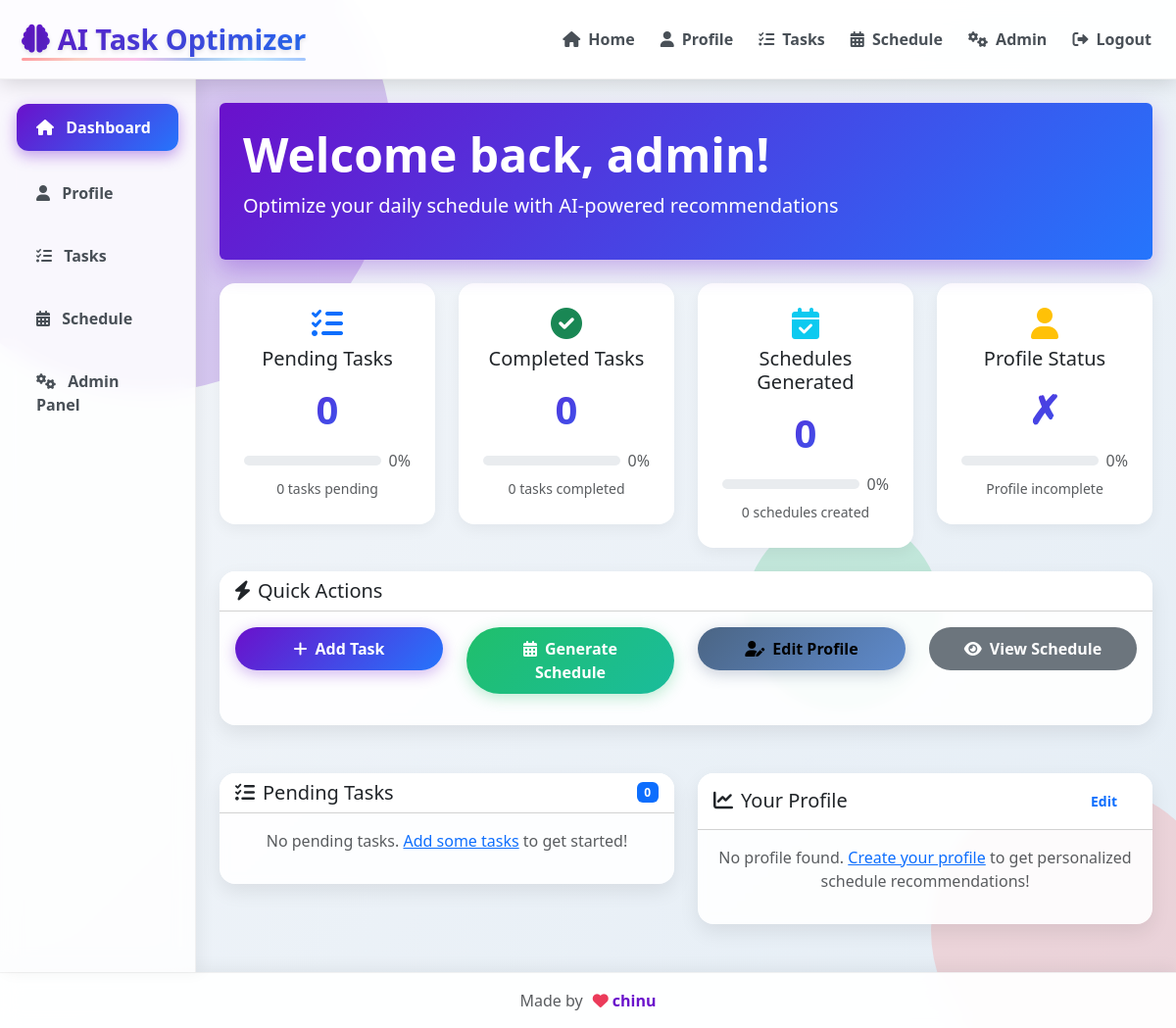
Screenshot of / (signed in) with the database file from the repository.
### models.py (models this page shows, shortened)
class User(UserMixin, db.Model):
    id = db.Column(db.Integer, primary_key=True)
    username = db.Column(db.String(80), unique=True, nullable=False)
    email = db.Column(db.String(120), unique=True, nullable=False)
    password_hash = db.Column(db.String(120), nullable=False)
    is_admin = db.Column(db.Boolean, default=False)
    created_at = db.Column(db.DateTime, default=datetime.utcnow)
    name = db.Column(db.String(100))
    role = db.Column(db.String(50))
    schedule_days = db.Column(db.Integer)
    peak_energy = db.Column(db.String(20))
    study_preference = db.Column(db.String(50))
    family_time = db.Column(db.String(50))
    workout_preference = db.Column(db.String(20))
    workout_impact = db.Column(db.String(20))
    main_goals = db.Column(db.Text)
    sleep_schedule = db.Column(db.JSON)
    weekly_schedule = db.Column(db.JSON)
    tasks = db.relationship('Task', backref='user', lazy=True)
    schedules = db.relationship('Schedule', backref='user', lazy=True)

### app.py (the view)
@app.route('/')
@login_required
def index():
    pending_tasks = Task.query.filter_by(user_id=current_user.id, status='pending').all()
    completed_tasks = Task.query.filter_by(user_id=current_user.id, status='completed').all()
    schedules = Schedule.query.filter_by(user_id=current_user.id).all()
    tasks_data = {
        'pending': pending_tasks,
        'completed': completed_tasks,
        'schedules': {str(schedule.date): schedule.schedule_data for schedule in schedules}
    }
    return render_template('index.html', profile=current_user, tasks=tasks_data)

### app.py (called while the page is built)
@login_manager.user_loader
def load_user(id):
    return User.query.get(int(id))

### templates/index.html (shortened to what this page needs)
{% extends "base.html" %}
{% block content %}
<div class="container-fluid py-4">
    <div class="row mb-4">
        <div class="col-12">
            <div class="header-gradient p-4 rounded fade-in">
                <h1 class="display-5 fw-bold">Welcome back, {{ profile.name or profile.username or 'User' }}!</h1>
                <p class="lead">Optimize your daily schedule with AI-powered recommendations</p>
            </div>
        </div>
    </div>
    <div class="row mb-4">
        {% set total_tasks = (tasks.pending|length + tasks.completed|length) %}
        <div class="col-md-3 slide-in-left">
            <div class="stat-card">
                <div class="card-body text-center">
                    <i class="fas fa-tasks fa-2x text-primary mb-2"></i>
                    <h5 class="card-title">Pending Tasks</h5>
                    <div class="stat-number">{{ tasks.pending|length }}</div>
                    {% set pending_pct = (total_tasks and ((tasks.pending|length / total_tasks) * 100) or 0) | int %}
                    <div class="d-flex align-items-center mt-2">
                        <div class="progress flex-grow-1" aria-valuemin="0" aria-valuemax="100" aria-valuenow="{{ pending_pct }}">
                        </div>
                        <span class="ms-2 text-muted">{{ pending_pct }}%</span>
                    </div>
                    <div class="mt-1">
                        <small class="text-muted">{{ tasks.pending|length }} tasks pending</small>
                    </div>
                </div>
            </div>
        </div>
        <div class="col-md-3 slide-in-left">
            <div class="stat-card">
                <div class="card-body text-center">
                    <i class="fas fa-check-circle fa-2x text-success mb-2"></i>
                    <h5 class="card-title">Completed Tasks</h5>
                    <div class="stat-number">{{ tasks.completed|length }}</div>
                    {% set completed_pct = (total_tasks and ((tasks.completed|length / total_tasks) * 100) or 0) | int %}
                    <div class="d-flex align-items-center mt-2">
                        <div class="progress flex-grow-1" aria-valuemin="0" aria-valuemax="100" aria-valuenow="{{ completed_pct }}">
                        </div>
                        <span class="ms-2 text-muted">{{ completed_pct }}%</span>
                    </div>
                    <div class="mt-1">
                        <small class="text-muted">{{ tasks.completed|length }} tasks completed</small>
                    </div>
                </div>
            </div>
        </div>
        <div class="col-md-3 slide-in-right">
            <div class="stat-card">
                <div class="card-body text-center">
                    <i class="fas fa-calendar-check fa-2x text-info mb-2"></i>
                    <h5 class="card-title">Schedules Generated</h5>
                    <div class="stat-number">{{ tasks.schedules|length }}</div>
                    {% set schedules_pct = ((tasks.schedules|length * 10) if tasks.schedules else 0) %}
                    {% set schedules_pct = schedules_pct if schedules_pct < 100 else 100 %}
                    <div class="d-flex align-items-center mt-2">
                        <div class="progress flex-grow-1" aria-valuemin="0" aria-valuemax="100" aria-valuenow="{{ schedules_pct }}">
                        </div>
                        <span class="ms-2 text-muted">{{ schedules_pct }}%</span>
                    </div>
                    <div class="mt-1">
                        <small class="text-muted">{{ tasks.schedules|length }} schedules created</small>
                    </div>
                </div>
            </div>
        </div>
        <div class="col-md-3 slide-in-right">
            <div class="stat-card">
                <div class="card-body text-center">
                    <i class="fas fa-user fa-2x text-warning mb-2"></i>
                    <h5 class="card-title">Profile Status</h5>
                    <div class="stat-number">{{ '✓' if profile.name else '✗' }}</div>
                    {% set profile_pct = 100 if profile.name else 0 %}
                    <div class="d-flex align-items-center mt-2">
                        <div class="progress flex-grow-1" aria-valuemin="0" aria-valuemax="100" aria-valuenow="{{ profile_pct }}">
                        </div>
                        <span class="ms-2 text-muted">{{ profile_pct }}%</span>
                    </div>
                    <div class="mt-1">
                        <small class="text-muted">{{ 'Profile complete' if profile.name else 'Profile incomplete' }}</small>
                    </div>
                </div>
            </div>
        </div>
    </div>
    <div class="row mb-4">
        <div class="col-12">
            <div class="card bounce-in">
                <div class="card-header bg-white">
                    <h5 class="mb-0"><i class="fas fa-bolt me-2"></i>Quick Actions</h5>
                </div>
                <div class="card-body">
                    <div class="row">
                        <div class="col-md-3 mb-3">
                            <button class="btn btn-primary w-100" onclick="location.href='/tasks'">
                                <i class="fas fa-plus me-2"></i>Add Task
                            </button>
                        </div>
                        <div class="col-md-3 mb-3">
                            <button class="btn btn-success w-100" onclick="generateSchedule()">
                                <i class="fas fa-calendar-alt me-2"></i>Generate Schedule
                            </button>
                        </div>
                        <div class="col-md-3 mb-3">
                            <button class="btn btn-info w-100" onclick="location.href='/profile'">
                                <i class="fas fa-user-edit me-2"></i>Edit Profile
                            </button>
                        </div>
                        <div class="col-md-3 mb-3">
                            <button class="btn btn-secondary w-100" onclick="location.href='/schedule'">
                                <i class="fas fa-eye me-2"></i>View Schedule
                            </button>
                        </div>
                    </div>
                </div>
            </div>
        </div>
    </div>
    <div class="row">
        <div class="col-lg-6 slide-in-left">
            <div class="card">
                <div class="card-header bg-white d-flex justify-content-between align-items-center">
                    <h5 class="mb-0"><i class="fas fa-list-check me-2"></i>Pending Tasks</h5>
                    <span class="badge bg-primary">{{ tasks.pending|length }}</span>
                </div>
                <div class="card-body">
                    {% if tasks.pending %}
                        {% for task in tasks.pending[:5] %}
                        <div class="card task-card priority-{{ task.priority }} mb-3" onclick="completeTask({{ loop.index0 }})">
                            <div class="card-body">
                                <div class="d-flex justify-content-between">
                                    <h6 class="card-title">{{ task.description }}</h6>
                                    <span class="badge bg-{{ 'danger' if task.priority == 'high' else 'warning' if task.priority == 'medium' else 'success' }}">{{ task.priority }}</span>
                                </div>
                                <p class="card-text">
                                    <small class="text-muted">
                                        <i class="fas fa-clock me-1"></i>{{ task.duration }} |
                                        <i class="fas fa-tag me-1"></i>{{ task.type }}
                                    </small>
                                </p>
                                <p class="card-text">{{ task.preferences }}</p>
                                <button class="btn btn-sm btn-success complete-task-btn">
                                    <i class="fas fa-check me-1"></i>Complete
                                </button>
                            </div>
                        </div>
                        {% endfor %}
                        {% if tasks.pending|length > 5 %}
                        <div class="text-center">
                            <a href="/tasks" class="btn btn-outline-primary">View All Tasks</a>
                        </div>
                        {% endif %}
                    {% else %}
                        <p class="text-muted text-center">No pending tasks. <a href="/tasks">Add some tasks</a> to get started!</p>
                    {% endif %}
                </div>
            </div>
        </div>
        <div class="col-lg-6 slide-in-right">
            <div class="card">
                <div class="card-header bg-white d-flex justify-content-between align-items-center">
                    <h5 class="mb-0"><i class="fas fa-chart-line me-2"></i>Your Profile</h5>
                    <a href="/profile" class="btn btn-sm btn-outline-primary">Edit</a>
                </div>
                <div class="card-body">
                    {% if profile.name %}
                        <div class="row">
                            <div class="col-md-6">
                                <p><strong>Name:</strong> {{ profile.name }}</p>
                                <p><strong>Role:</strong> {{ profile.role or 'Not set' }}</p>
                                <p><strong>Peak Energy:</strong> {{ profile.peak_energy or 'Not set' }}</p>
                                <p><strong>Study Preference:</strong> {{ profile.study_preference or 'Not set' }}</p>
                            </div>
                            <div class="col-md-6">
                                <p><strong>Schedule Days:</strong> {{ profile.schedule_days or 0 }}</p>
                                <p><strong>Workout Preference:</strong> {{ profile.workout_preference or 'Not set' }}</p>
                                <p><strong>Family Time:</strong> {{ profile.family_time or 'Not set' }}</p>
                                <p><strong>Main Goals:</strong> {{ profile.main_goals or 'Not set' }}</p>
                            </div>
                        </div>
                        <div class="mt-3">
                            <h6>Weekly Schedule:</h6>
                            <div class="progress mt-2">
                                <div class="progress-bar" role="progressbar" style="width: {{ ((profile.schedule_days or 0) / 7 * 100)|int }}%"></div>
                            </div>
                            <div class="d-flex justify-content-between mt-1">
                                <small class="text-muted">Progress</small>
                                <small class="text-muted">{{ ((profile.schedule_days or 0) / 7 * 100)|int }}%</small>
                            </div>
                        </div>
                    {% else %}
                        <p class="text-muted text-center">No profile found. <a href="/profile">Create your profile</a> to get personalized schedule recommendations!</p>
                    {% endif %}
                </div>
            </div>
        </div>
    </div>
</div>
{% endblock %}

### templates/base.html (style rules this page uses)
:root { --primary-color: #6a11cb; --secondary-color: #2575fc; --accent-color: #ff6b6b; --light-color: #f8f9fa; --dark-color: #212529; --success-color: #20bf6b; --warning-color: #f7b731; --danger-color: #eb3b5a; --info-color: #4b6584; --purple-gradient: linear-gradient(135deg, var(--primary-color), var(--secondary-color)); --rainbow-gradient: linear-gradient(90deg, #ff9a9e, #fad0c4, #fbc2eb, #a6c1ee, #c2e9fb, #a1c4fd); }
body { background: linear-gradient(135deg, #f5f7fa 0%, #e4edf5 100%); font-family: 'Segoe UI', Tahoma, Geneva, Verdana, sans-serif; min-height: 100vh; overflow-x: hidden; }
.card { border-radius: 16px; box-shadow: 0 8px 20px rgba(0,0,0,0.08); border: none; margin-bottom: 25px; transition: all 0.4s cubic-bezier(0.175, 0.885, 0.32, 1.275); background: rgba(255, 255, 255, 0.9); backdrop-filter: blur(5px); position: relative; overflow: hidden; }
.card::before { content: ''; position: absolute; top: 0; left: 0; width: 100%; height: 4px; background: var(--rainbow-gradient); transform: scaleX(0); transform-origin: left; transition: transform 0.5s ease; }
.btn { border-radius: 50px; font-weight: 600; padding: 10px 20px; transition: all 0.3s ease; position: relative; overflow: hidden; border: none; }
.btn-primary { background: var(--purple-gradient); box-shadow: 0 4px 15px rgba(106, 17, 203, 0.3); }
.btn-success { background: linear-gradient(135deg, var(--success-color), #1abc9c); box-shadow: 0 4px 15px rgba(32, 191, 107, 0.3); }
.btn-info { background: linear-gradient(135deg, var(--info-color), #5e8acc); box-shadow: 0 4px 15px rgba(75, 101, 132, 0.3); }
.btn::after { content: ''; position: absolute; top: 50%; left: 50%; width: 5px; height: 5px; background: rgba(255, 255, 255, 0.5); opacity: 0; border-radius: 100%; transform: scale(1, 1) translate(-50%); transform-origin: 50% 50%; }
.header-gradient { background: var(--purple-gradient); color: white; border-radius: 16px; box-shadow: 0 10px 25px rgba(106, 17, 203, 0.3); position: relative; overflow: hidden; animation: gradientShift 8s ease infinite; }
.header-gradient::before { content: ''; position: absolute; top: 0; left: -100%; width: 100%; height: 100%; background: linear-gradient(90deg, transparent, rgba(255,255,255,0.2), transparent); transition: 0.5s; animation: shine 3s infinite; }
.stat-card { text-align: center; padding: 25px; border-radius: 16px; transition: all 0.3s ease; background: white; box-shadow: 0 5px 15px rgba(0,0,0,0.05); }
.stat-number { font-size: 2.5rem; font-weight: 800; background: var(--purple-gradient); -webkit-background-clip: text; -webkit-text-fill-color: transparent; margin: 10px 0; }
.fade-in { animation: fadeIn 0.5s ease-in; }
.slide-in-left { animation: slideInLeft 0.5s ease-out; }
.slide-in-right { animation: slideInRight 0.5s ease-out; }
.bounce-in { animation: bounceIn 0.8s ease; }
.progress { height: 10px; border-radius: 5px; overflow: hidden; }

### rows the page displays
User: name+username "admin", name "✗", name "Profile incomplete"

### other values shown
{{ tasks.pending|length }} "0"
{{ pending_pct }} "0"
{{ tasks.completed|length }} "0"
{{ completed_pct }} "0"
{{ tasks.schedules|length }} "0"
{{ schedules_pct }} "0"
{{ profile_pct }} "0"
